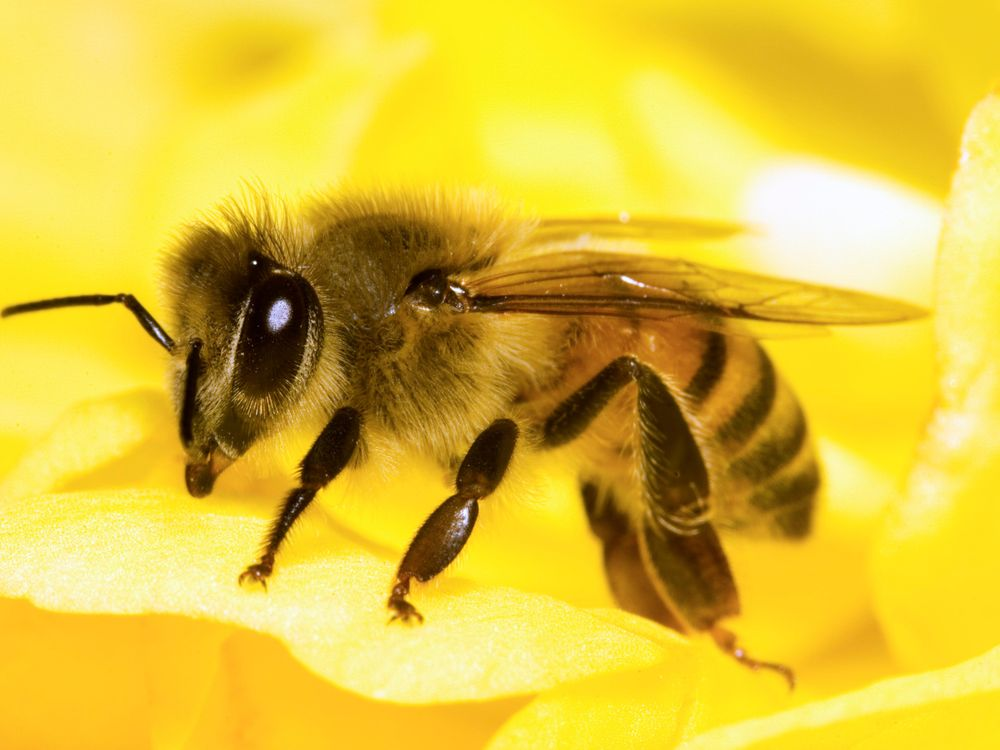
#> input picture imgs/irlbee.jpg, 1000 x 750 px; its folder holds only this picture in this run
$ python photo_age.py
#> lines starting #> are read from the running program, lines starting #| are printed output that depends on the picture
#This program takes an image from the img folder and converts it to a picture you would see in the 60s
#or so. It does this via the Pillow library and its image features.

from PIL import Image, ImageEnhance, ImageFilter
import os

path = './imgs'
pathOut = './editedImgs'  # Adjust the output path accordingly

# Create output directory if it doesn't exist
os.makedirs(pathOut, exist_ok=True)

for filename in os.listdir(path):
    # Store image in img
    img = Image.open(f"{path}/{filename}")
#> img is the input picture: PIL image 1000x750 RGB; mean R, G, B 222.5, 192.5, 56.9

    # Decrease sharpness by applying blur
    edit = img.filter(ImageFilter.BLUR).convert('L')
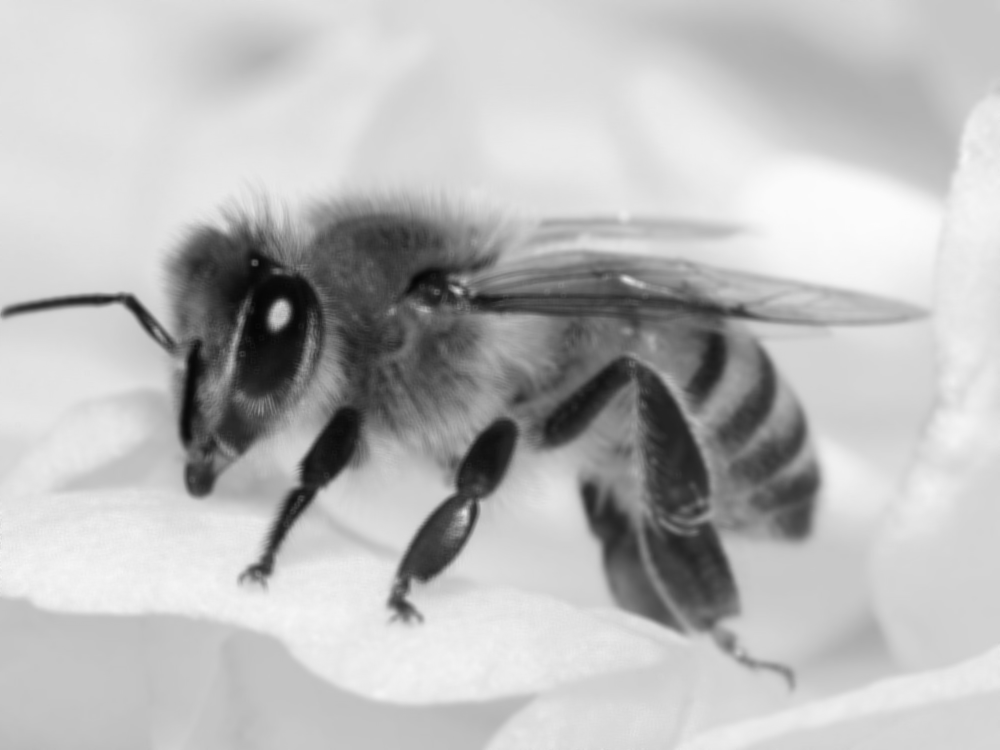
#> edit: PIL image 1000x750 L; min 5, max 252, mean 186

    # Image contrast
    img_enhance = ImageEnhance.Contrast(edit)
    edit = img_enhance.enhance(1.5)
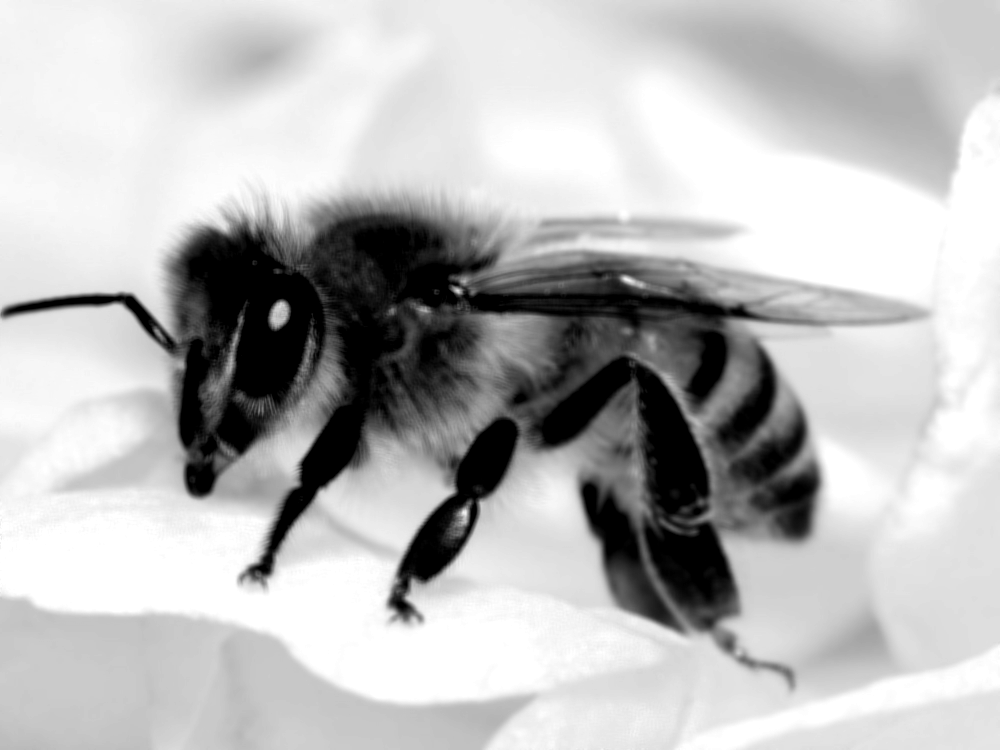
#> edit: PIL image 1000x750 L; min 0, max 255, mean 186.6

    # Brightness
    img_enhance = ImageEnhance.Brightness(edit)
    edit = img_enhance.enhance(0.8)
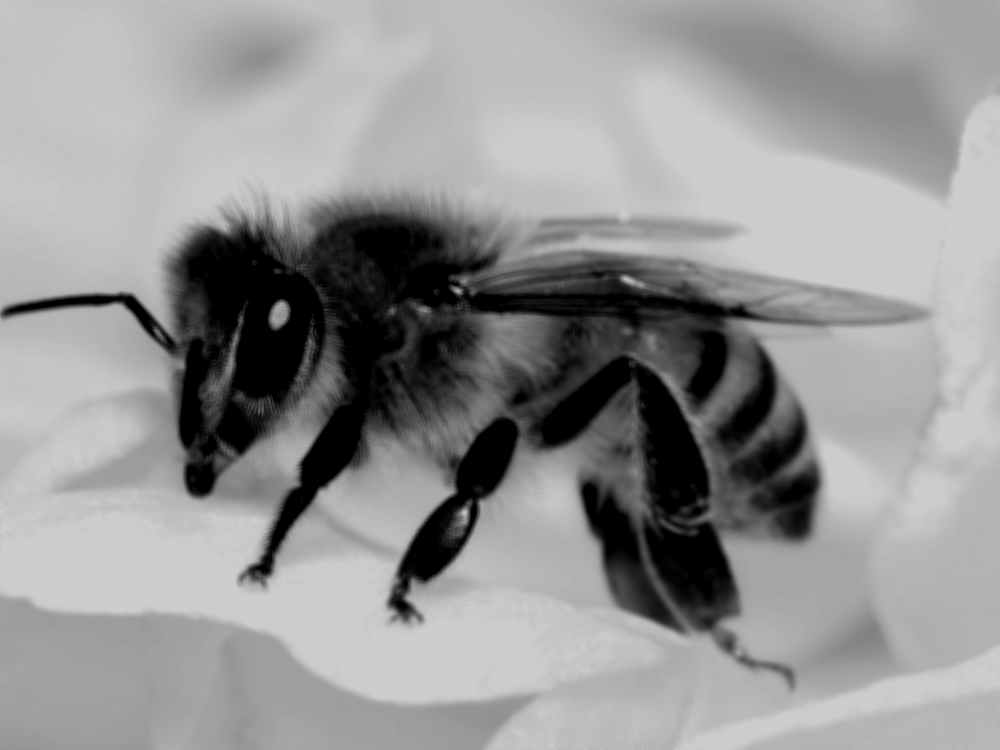
#> edit: PIL image 1000x750 L; min 0, max 204, mean 148.9

    # Change image saturation
    img_enhance = ImageEnhance.Color(edit)
    edit = img_enhance.enhance(0.4)

    # Add grain (Gaussian Blur)
    grain_radius = 1
    edit = edit.filter(ImageFilter.GaussianBlur(radius=grain_radius))

    # Split filename and extension
    clean_name, extension = os.path.splitext(filename)

    # Save edited image in the output directory
    edit.save(f'{pathOut}/{clean_name}_edited.jpg')
